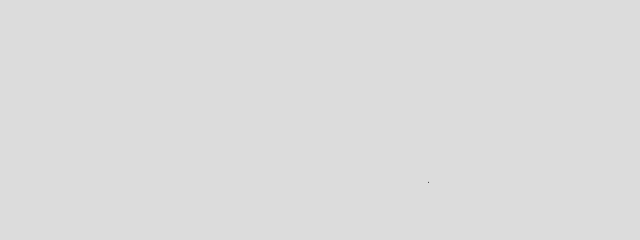
Frame 1 (no input)
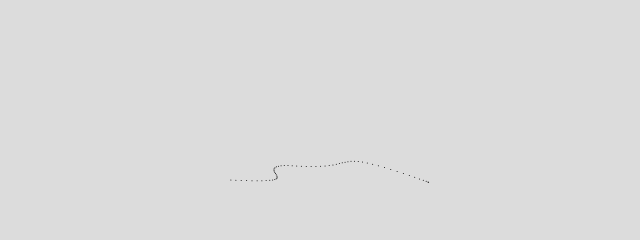
Frame 60 (no input)
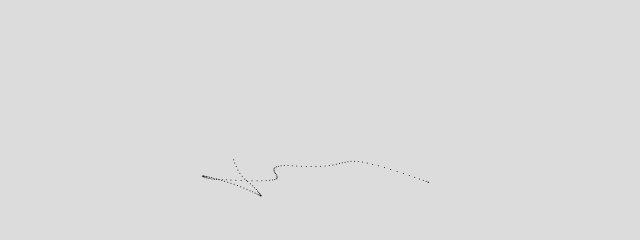
Frame 120 (the mouse pressed at the canvas centre since frame 60)

The p5.js sketch that drew these frames (run headless with seeded random() and noise() and a simulated clock; from frame 60 on, the mouse is pressed at the canvas centre):

// p5.js sketch
// ── sketch.js
let walker;

function setup() {
  createCanvas(640, 240);
  walker = new Walker();
  background(220);
}

function draw() {
  walker.step();
  walker.show();
}

class Walker {
  constructor() {
    this.time = createVector(0, 10000);
    this.position = createVector(width / 2, height / 2);
  }
  
  show() {
    stroke(0);
    point(this.position.x, this.position.y);
  }
  
  step() {
    this.position.x = map(noise(this.time.x), 0, 1, 0, width);
    this.position.y = map(noise(this.time.y), 0, 1, 0, height);
    this.time.x += 0.01;
    this.time.y += 0.01;
  }
}
